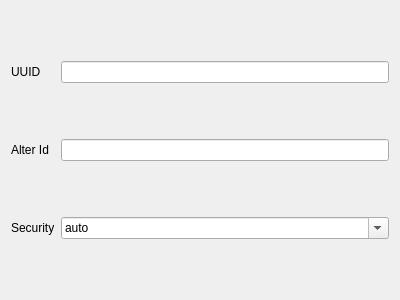
<?xml version="1.0" encoding="UTF-8"?>
<ui version="4.0">
 <class>EditVMess</class>
 <widget class="QWidget" name="EditVMess">
  <property name="geometry">
   <rect>
    <x>0</x>
    <y>0</y>
    <width>400</width>
    <height>300</height>
   </rect>
  </property>
  <property name="windowTitle">
   <string>EditVMess</string>
  </property>
  <layout class="QGridLayout" name="gridLayout">
   <item row="1" column="0">
    <widget class="QLabel" name="label_2">
     <property name="text">
      <string>Alter Id</string>
     </property>
    </widget>
   </item>
   <item row="0" column="1">
    <widget class="QLineEdit" name="uuid"/>
   </item>
   <item row="2" column="0">
    <widget class="QLabel" name="label_3">
     <property name="text">
      <string>Security</string>
     </property>
    </widget>
   </item>
   <item row="1" column="1">
    <widget class="QLineEdit" name="aid"/>
   </item>
   <item row="0" column="0">
    <widget class="QLabel" name="label">
     <property name="text">
      <string>UUID</string>
     </property>
    </widget>
   </item>
   <item row="2" column="1">
    <widget class="QComboBox" name="security">
     <property name="editable">
      <bool>true</bool>
     </property>
     <item>
      <property name="text">
       <string>auto</string>
      </property>
     </item>
     <item>
      <property name="text">
       <string>zero</string>
      </property>
     </item>
     <item>
      <property name="text">
       <string>none</string>
      </property>
     </item>
     <item>
      <property name="text">
       <string>chacha20-poly1305</string>
      </property>
     </item>
     <item>
      <property name="text">
       <string>aes-128-gcm</string>
      </property>
     </item>
    </widget>
   </item>
  </layout>
 </widget>
 <resources/>
 <connections/>
</ui>
